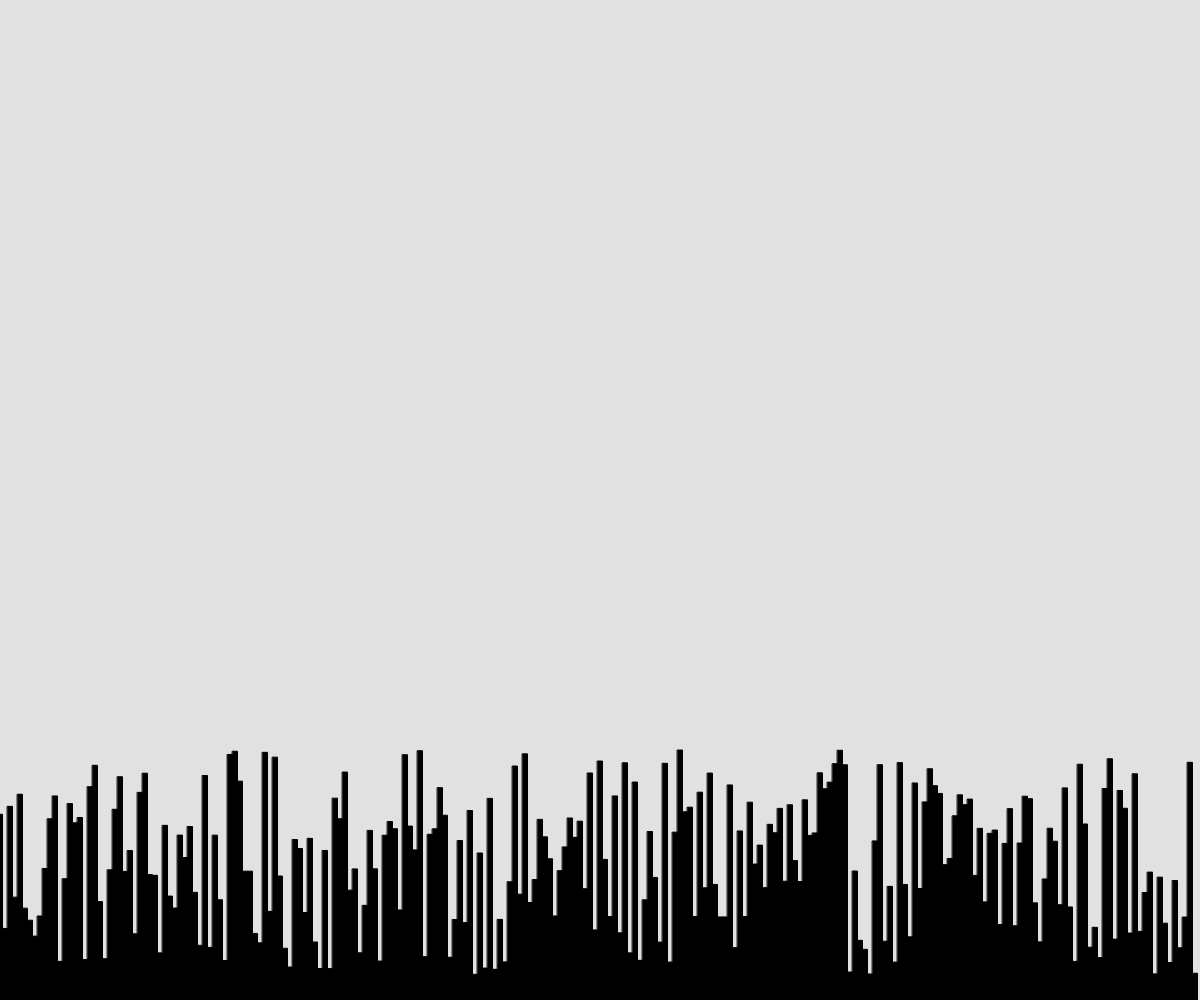
Frame 1 (no input)
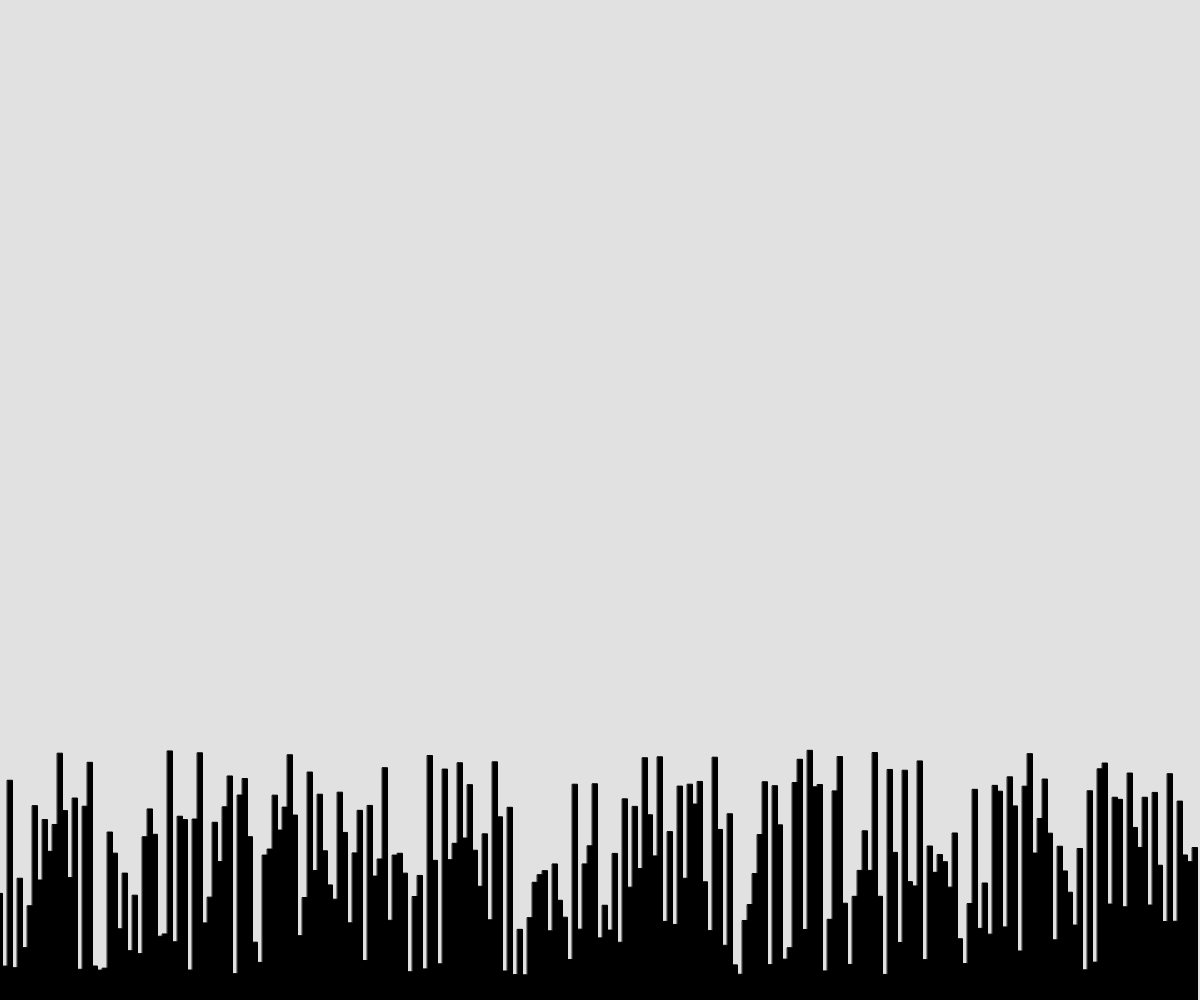
Frame 60 (no input)
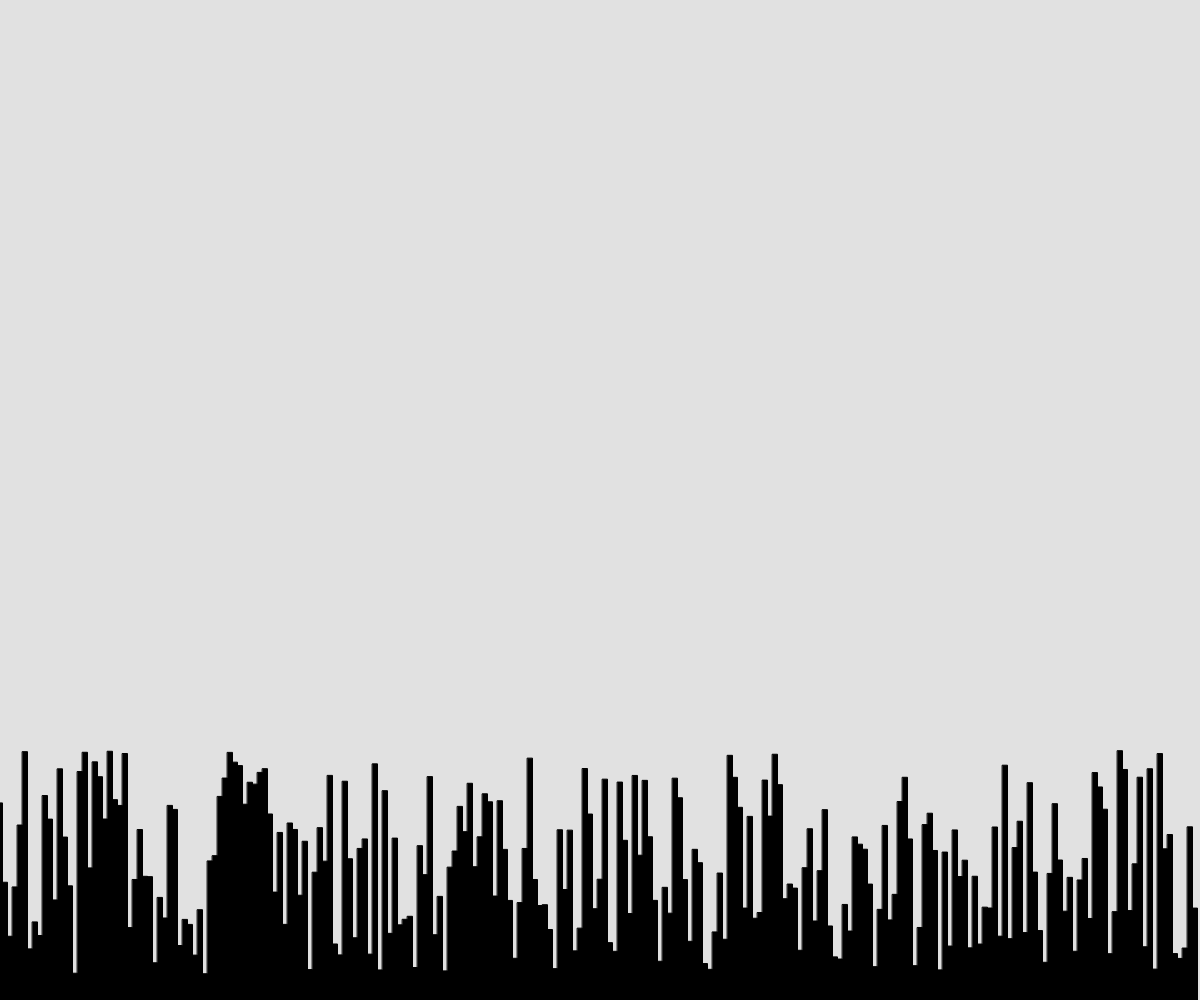
Frame 120 (the mouse pressed at the canvas centre since frame 60)

The p5.js sketch that drew these frames (run headless with seeded random() and noise() and a simulated clock; from frame 60 on, the mouse is pressed at the canvas centre):

// p5.js sketch
// ── sketch.js
// Terrain Generation Starter
// Mr. Scott
// 9/29/2025
// Procedurally Generated 2D Terrain

let rectWidth = 5;

function setup() {
  createCanvas(windowWidth, windowHeight);
  background(255);

}
function draw() {
  frameRate(30);
  background(225);
  rectMode(CENTER);  //CHANGE THIS!!!!
  drawRectangles();
}

function drawRectangles(){
  //using a single loop, generate a bunch of side-to-side
  //rectangles of varying height (pattern, random, noise)
  let rectHeight;
  fill(0);
  for(let x = 0; x < width; x += rectWidth){
    //option 1 - pattern
    let rectHeight = x;

    //option 2 - random()
    rectHeight = random(50, 500);

    //perlin noise.. on your own.
    rect(x, windowHeight, rectWidth, rectHeight);

  }
}
